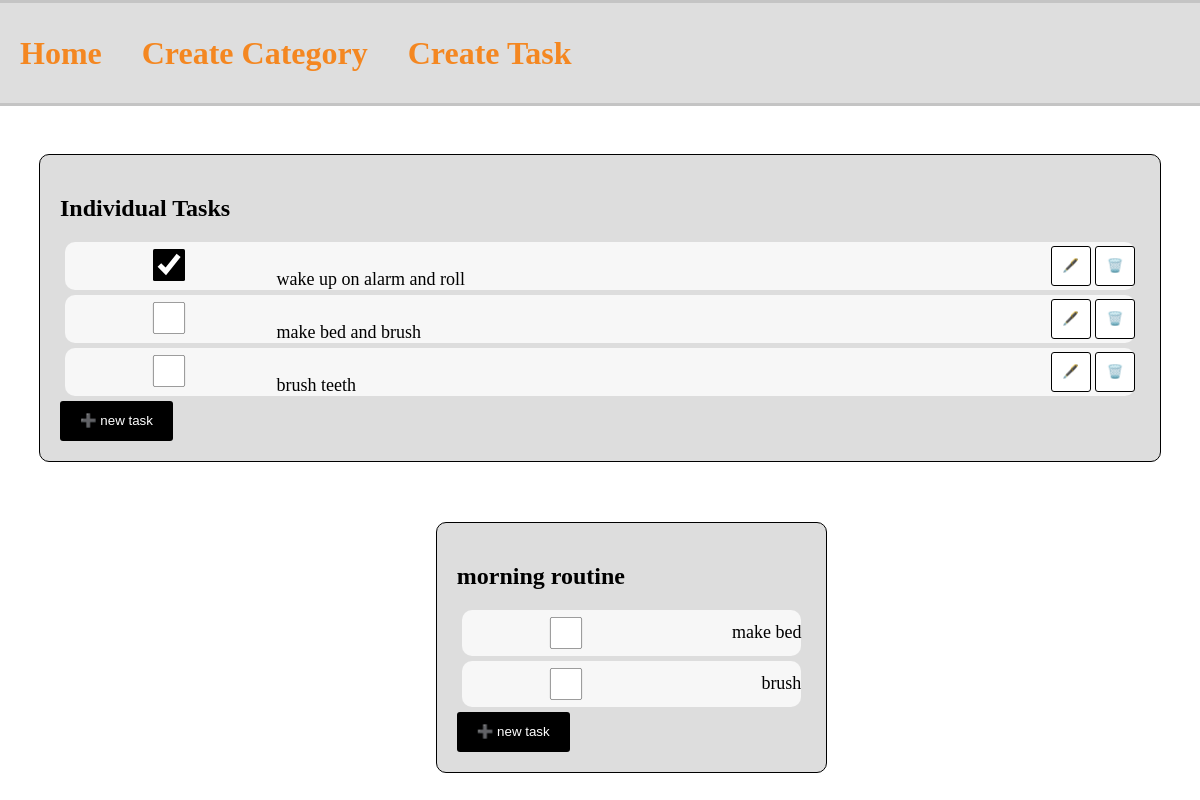
Before: / with the older database file.
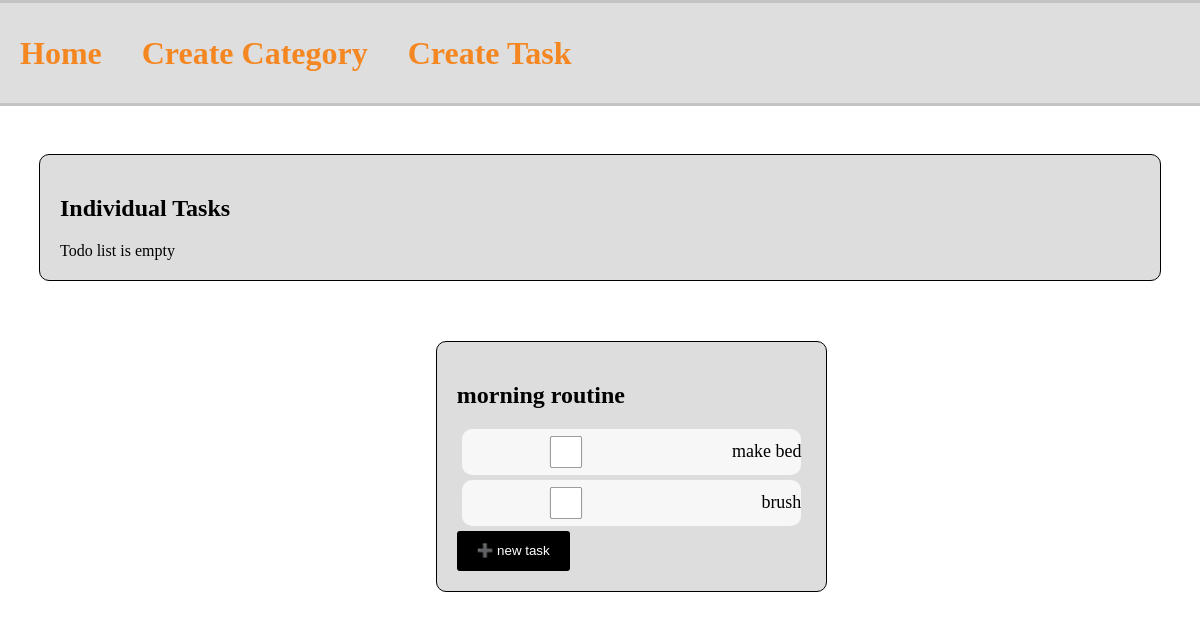
After: the same page with the newer database file.
### objectives/models.py (models this page shows, shortened)
class Task(models.Model):
    uuid = models.UUIDField(default=uuid4, primary_key=True, verbose_name="task uuid")
    category = models.ForeignKey(Category, on_delete=models.CASCADE, blank=True, null= True)
    name = models.CharField(max_length=50, verbose_name="task name")
    descripiton = models.CharField(max_length=100, null=True, blank=True, verbose_name="task description")
    creation_time = models.DateTimeField(auto_now_add=True)
    type = models.CharField(max_length=30, choices=[("exercise", "Exercise"),("chores", "Chores"),("academic", "Academic"),("code", "Code"),("habit","Habit"),("other","Other")], default="NA")
    status = models.BooleanField(default=False)

class Category(models.Model):
    uuid = models.UUIDField(default=uuid4, primary_key= True, verbose_name="category uuid")
    name = models.CharField(max_length=50, verbose_name="category name")
    description = models.CharField(max_length=100, null=True, blank=True, verbose_name="category description")
    creation_time = models.DateTimeField(auto_now_add=True)
    type = models.CharField(max_length=30, choices=[("exercise", "Exercise"),("chores", "Chores"),("academic", "Academic"),("code", "Code"),("habit","Habit"),("other","Other")], default="NA")
    status = models.BooleanField(default=False,)
    def __str__(self):
        return self.name

### objectives/views.py (the view)
# urls.py: path("", views.base_func, name="base"),
def base_func(request):
    today = now().date()
    individual_tasks = Task.objects.filter(category=None).filter(creation_time__date = today)
    categories = Category.objects.filter(creation_time__date = today)
    categorized_tasks = []
    for category in categories:
        tasks = None
        try:
            tasks = Task.objects.filter(category = category)
        except:
            print(f"The Category {category.name} \ndoes not have any task.  ")
        categorized_tasks.append({
            "category": category,
            "tasks" : tasks
        })
    return render(request, "objectives/homepage.html", {"individual_tasks":individual_tasks, "categories":categories, "categorized_tasks":categorized_tasks})

### objectives/templates/objectives/homepage.html (shortened to what this page needs)
{% extends "objectives/base.html" %}
{% block page-output %}
<div id="individual_task_category" class="category">
    <h2>Individual Tasks</h2>
        {% if individual_tasks %}
                {% for task in individual_tasks  %}
                    <label class="task">
                        <form method="post" action="/change_status/{{task.uuid}}/">
                                    {% if task.status %}
                                        <input type="checkbox" name="status" onchange="this.form.submit()" checked>
                                        {{task.name}}
                                    {% else %}
                                        <input type="checkbox" name="status" onchange="this.form.submit()" >
                                        {{task.name}}
                                    {% endif %}
                        </form>
                            <div>
                                <a href="/edit_task/{{task.uuid}}/">
                                    <button class="icon_button">
                                        🖋️
                                    </button>
                                </a>
                                <a href="/delete_task/{{task.uuid}}/">
                                    <button class="icon_button">
                                        🗑️
                                    </button>
                                </a>
                            </div>
                    </label>
                {% endfor %}
                <a href="/task_creation/{{category.category.uuid}}">
                    <button>
                        ➕ new task
                    </button>
                </a>
        {% else %}
            <div>
                Todo list is empty
            </div>
        {% endif %}
    </div>
    <div id="all_task_category" >
        {% for category in categorized_tasks %}
            <div class="category">
                <h2>{{category.category}}</h2>
                {% if category.tasks != None %}
                    {% for task in category.tasks %}
                        <div>
                            <form method="post" action="/change_status/{{task.uuid}}">
                                <div class="task">
                                    {% if task.status %}
                                    <input type="checkbox" onchange="this.form.submit()" checked>
                                    {{task.name}}
                                    {% else %}
                                    <input type="checkbox" onchange="this.form.submit()">
                                    {{task.name}}
                                    {% endif %}
                                </div>
                            </form>
                        </div>
                    {% endfor %}
                {% else %}
                    <h4>No tasks here</h4>
                {% endif %}
                <a href="/task_creation/{{category.category.uuid}}">
                    <button>
                        ➕ new task
                    </button>
                </a>
            </div>
        {% endfor %}
    </div>
{% endblock page-output %}

Changed rows visible on the page:
removed Task: name "wake up on alarm and roll", shown under "Individual Tasks"
removed Task: name "make bed and brush", shown under "Individual Tasks"
removed Task: name "brush teeth", shown under "Individual Tasks"
Other visible differences:
text no longer shown: "➕ new task"
text now shown: "Todo list is empty"
